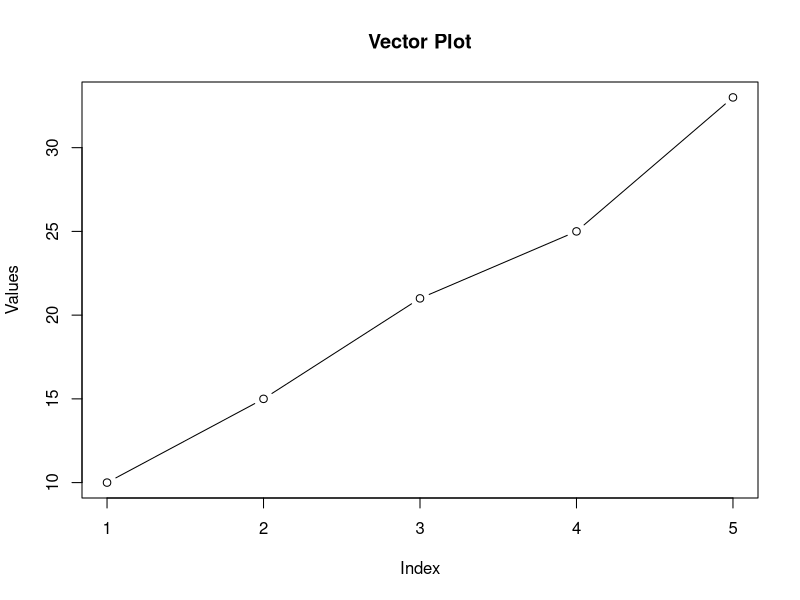

Source code (R):
#   Program to create a vector of 5 numerics, then calculate and display the mean, median
#   and standard deviation, plus plot the points to a graph
#

#    Written by Kevin W.
#    Language: R 
#    Compiler: rdrr online compiler
#    November 2025

# Create a numeric vector of 5 numbers
data <- c(10, 15, 21, 25, 33)

# Calculate and display statistics
cat("Mean:", mean(data), "\n")
cat("Median:", median(data), "\n")
cat("Standard Deviation:", sd(data), "\n")

# Plot the vector
plot(data, type = "b", main = "Vector Plot", xlab = "Index", ylab = "Values")
